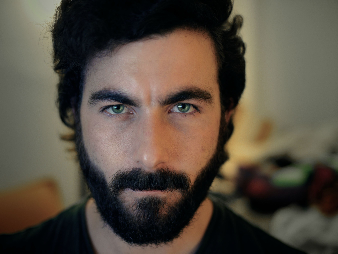
#> input picture Beard recognitition alexis/pierre.png, 338 x 254 px
$ python reconnaissance.py
#> lines starting #> are read from the running program, lines starting #| are printed output that depends on the picture; after the words box and inside, x2 and y2 are one past the last pixel; in counts of white or black regions, pixels touching at a corner belong together
#reconnaissance.py
import numpy as np
import matplotlib.pyplot as plt
import cv2  # import openCv librairie

face_cascade = cv2.CascadeClassifier('haarcascade_frontalface_default.xml')
eye_cascade = cv2.CascadeClassifier('haarcascade_eye.xml')
barbe_cascade=cv2.CascadeClassifier('haarcascade_barbe.xml') # we have creat this file for beard detection

#nomfic=input(" select the name of the file that you want open :")

imgcv = cv2.imread("pierre.png")    #open picture for test
#> imgcv is the input picture: shape (254, 338, 3); mean B, G, R 64.7, 76.6, 86
gray = cv2.cvtColor(imgcv, cv2.COLOR_BGR2GRAY)#adaptation picture filter before test
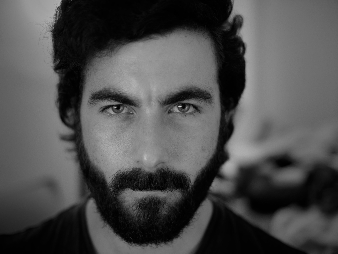
#> gray: shape (254, 338); min 0, max 215, mean 78
faces = face_cascade.detectMultiScale(gray, 1.3, 5) #face detection
#> faces = [[61, 40, 178, 178]]
okbarbe=0       # initialise beard at 0
for (x,y,w,h) in faces:
    cv2.rectangle(imgcv,(x,y),(x+w,y+h),(255,0,0),2) # put rectangle on face eye and beard if there is one
    gray1 = gray[y:y+h, x:x+w]
    color1 = imgcv[y:y+h, x:x+w]
    gray2 = gray[y+int(h/2):y+int(3*h/2), x:x+int(8*w/9)]
    color2 = imgcv[y+int(h/2):y+int(3*h/2),x:x+int(8*w/9)]
    barbes =barbe_cascade.detectMultiScale(gray2)
    for (bx,by,bw,bh) in barbes:
        cv2.rectangle(color2,(bx,by),(bx+bw,by+bh),(255,255,0),2)# rectangle for beard
        okbarbe=1
    eyes = eye_cascade.detectMultiScale(gray1)
    for (ex,ey,ew,eh) in eyes:
        cv2.rectangle(color1,(ex,ey),(ex+ew,ey+eh),(0,255,0),2)# rectangle for eye
#> this loop made 1 pass
#> (x, y, w, h, barbes, eyes) on pass 1: (61, 40, 178, 178, [[40, 64, 57, 57]], [[99, 44, 45, 45], [33, 47, 42, 42]])
#> pass 1, `gray1 = gray[y:y+h, x:x+w]`:
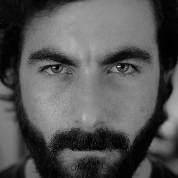
#> gray1: shape (178, 178); min 0, max 215, mean 85
#> pass 1, `gray2 = gray[y+int(h/2):y+int(3*h/2), x:x+int(8*w/9)]`:
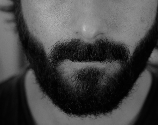
#> gray2: shape (125, 158); min 0, max 194, mean 71
#> after the loop:
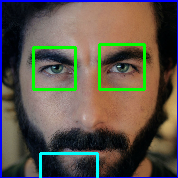
#> color1: shape (178, 178, 3); mean B, G, R 75.1, 85.2, 92.3
#> after the loop:
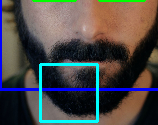
#> color2: shape (125, 158, 3); mean B, G, R 71.8, 73.3, 76
#> after the loop:
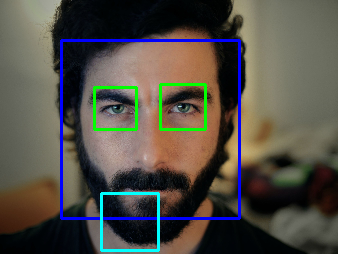
#> imgcv: shape (254, 338, 3); 4.46% of pixels changed, all inside (x1, y1, x2, y2) = (60, 39, 241, 252)
if(okbarbe):
       print('Beard YES') # print yes if there is a beard recognition
else:
       print('Beard NO') # print no if there is no beard


b,g,r = cv2.split(imgcv)
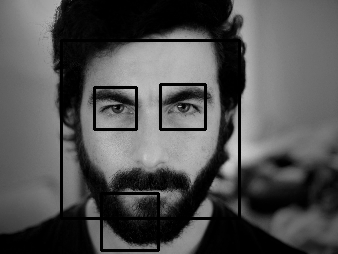
#> r: shape (254, 338); min 0, max 202, mean 82
img2 = cv2.merge([r,g,b])
plt.imshow(img2)
cv2.imwrite('resultat.png', imgcv) #print result image
plt.show()

$ run again, with Beard recognitition alexis/barbu2.png copied over Beard recognitition alexis/pierre.png
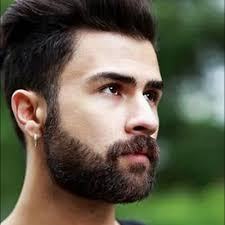
#> input picture Beard recognitition alexis/barbu2.png, 225 x 225 px
#> imgcv is the input picture: shape (225, 225, 3); mean B, G, R 73.1, 91.6, 94.6
#> faces = [[62, 35, 146, 146]]
#> the loop `for (x,y,w,h) in faces:` made 1 pass
#> (x, y, w, h, barbes, eyes) on pass 1: (62, 35, 146, 146, [[8, 65, 45, 45]], [[31, 37, 34, 34]])
#> after the loop `for (x,y,w,h) in faces:`:
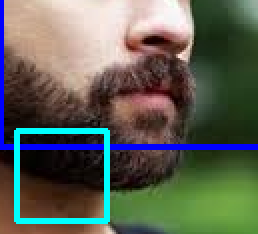
#> color2: shape (117, 129, 3) (shown 2 times larger); mean B, G, R 84.8, 96.6, 92.6
#> `b,g,r = cv2.split(imgcv)`:
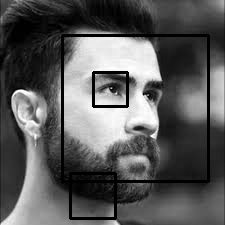
#> r: shape (225, 225); min 0, max 255, mean 89.5
